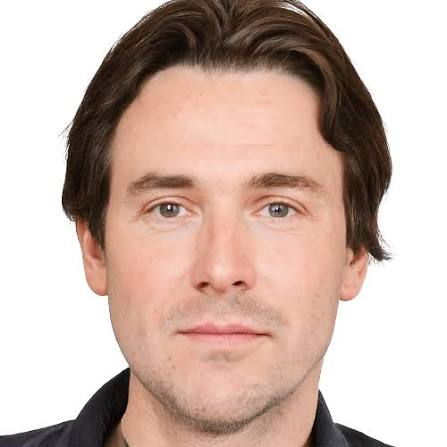
#> input picture samples/test_face_1.jpg, 447 x 447 px, given in place of the camera
$ python webcam_demo.py
#> lines starting #> are read from the running program, lines starting #| are printed output that depends on the picture; after the words box and inside, x2 and y2 are one past the last pixel; in counts of white or black regions, pixels touching at a corner belong together
### src/facial_image_warping/face_detection.py
"""Face localization and cropping utilities."""

from pathlib import Path
import ctypes

import cv2
import numpy as np


FACES_OUTPUT_DIR = Path("outputs/faces")


def _to_windows_short_path(path: Path) -> str:
    """Convert a path to its Windows short form for OpenCV file APIs.

    Some OpenCV file-loading paths on Windows still fail when Unicode
    characters are present. The short 8.3 path often avoids that issue.
    If conversion fails, the original path string is returned.
    """
    path_str = str(path)
    buffer_size = 4096
    buffer = ctypes.create_unicode_buffer(buffer_size)
    result = ctypes.windll.kernel32.GetShortPathNameW(path_str, buffer, buffer_size)
    if result == 0 or result > buffer_size:
        return path_str
    return buffer.value


def load_haar_cascade() -> cv2.CascadeClassifier:
    """Load the default OpenCV frontal-face Haar cascade classifier."""
    cascade_path = Path(cv2.data.haarcascades) / "haarcascade_frontalface_default.xml"
    classifier = cv2.CascadeClassifier(_to_windows_short_path(cascade_path))
    if classifier.empty():
        raise RuntimeError(f"Failed to load Haar Cascade from {cascade_path}")
    return classifier


def ensure_bgr_image(image: dict) -> dict:
    """Convert grayscale or RGB image payloads into BGR for face detection."""
    pixels = image["pixels"]
    color_space = image.get("color_space", "BGR")

    if color_space == "BGR":
        bgr_pixels = pixels
    elif color_space == "RGB":
        bgr_pixels = cv2.cvtColor(pixels, cv2.COLOR_RGB2BGR)
    elif color_space == "GRAYSCALE":
        gray_pixels = pixels
        if gray_pixels.dtype.kind == "f":
            gray_pixels = np.clip(gray_pixels * 255.0, 0, 255).astype(np.uint8)
        bgr_pixels = cv2.cvtColor(gray_pixels, cv2.COLOR_GRAY2BGR)
    else:
        raise ValueError(f"Unsupported color space for face detection: {color_space}")

    if bgr_pixels.dtype.kind == "f":
        bgr_pixels = np.clip(bgr_pixels * 255.0, 0, 255).astype(np.uint8)

    return {
        **image,
        "pixels": bgr_pixels,
        "shape": bgr_pixels.shape,
        "color_space": "BGR",
        "dtype": str(bgr_pixels.dtype),
    }


def convert_to_detection_grayscale(image: dict) -> np.ndarray:
    """Prepare an 8-bit grayscale matrix for Haar-based face detection."""
    bgr_image = ensure_bgr_image(image)
    return cv2.cvtColor(bgr_image["pixels"], cv2.COLOR_BGR2GRAY)


# [71 lines left out: functions select_largest_face, draw_face_bounding_box, crop_face_region, resize_face_crop, save_face_preview, not called in this run]


def detect_face_region(
    image: dict,
    scale_factor: float = 1.1,
    min_neighbors: int = 5,
    target_size: tuple[int, int] = (512, 512),
    save_outputs: bool = True,
) -> dict:
    """Detect, crop, and prepare analysis-ready variants of the primary face region.

    Parameters
    ----------
    image:
        Preprocessed or raw image payload.
    scale_factor:
        Pyramid scale factor used by Haar cascade detection.
    min_neighbors:
        Minimum neighbor count required to keep a detection.
    target_size:
        Output size for the analysis-ready normalized face crop.
    save_outputs:
        Whether to write face preview artifacts to ``outputs/faces``.

    Returns
    -------
    dict
        Original face crop, analysis-ready normalized crop, bounding box, preview
        paths, and detection metadata.
    """
    grayscale = convert_to_detection_grayscale(image)
    classifier = load_haar_cascade()
    detections = classifier.detectMultiScale(
        grayscale,
        scaleFactor=scale_factor,
        minNeighbors=min_neighbors,
    )

    if len(detections) == 0:
        raise ValueError(
            "No face detected in the provided image. Use a clear frontal face image with visible eyes, nose, and mouth."
        )

    bounding_box = select_largest_face(detections)
    boxed_preview = draw_face_bounding_box(image, bounding_box)
    cropped_face = crop_face_region(image, bounding_box)
    analysis_face = resize_face_crop(cropped_face, target_size=target_size)

    stem = Path(image.get("file_name", "image.png")).stem
    boxed_preview_path = FACES_OUTPUT_DIR / f"{stem}_detected_face.png"
    cropped_face_path = FACES_OUTPUT_DIR / f"{stem}_face_crop.png"

    if save_outputs:
        save_face_preview(boxed_preview, boxed_preview_path)
        save_face_preview(cropped_face, cropped_face_path)

    x, y, w, h = bounding_box
    return {
        "face_image": cropped_face,
        "analysis_face_image": analysis_face,
        "bounding_box": bounding_box,
        "face_coordinates": {
            "x": x,
            "y": y,
            "width": w,
            "height": h,
        },
        "confidence_score": None,
        "detector": "opencv_haar_cascade",
        "preview_path": str(boxed_preview_path),
        "cropped_face_path": str(cropped_face_path),
        "detection_count": int(len(detections)),
    }

### webcam_demo.py
"""OpenCV-based real-time webcam demo for facial transformations."""

from __future__ import annotations

import argparse
from pathlib import Path

import cv2
import numpy as np

from facial_image_warping.aging_filter import apply_aging_filter, apply_deaging_filter
from facial_image_warping.expression_transfer import apply_reference_expression_transfer
from facial_image_warping.face_detection import detect_face_region
from facial_image_warping.geometric_warping import apply_expression_warp
from facial_image_warping.input_module import load_image
from facial_image_warping.landmark_detection import detect_landmarks


EXPRESSION_TRANSFORMATIONS = {"smile_enhancement", "eyebrow_raising", "lip_widening", "face_slimming"}


def _frame_to_image_dict(frame: np.ndarray, file_name: str = "webcam_frame.png") -> dict:
    return {
        "file_name": file_name,
        "format": "png",
        "width": frame.shape[1],
        "height": frame.shape[0],
        "shape": frame.shape,
        "pixels": frame,
        "color_space": "BGR",
        "dtype": str(frame.dtype),
    }


def _resize_frame_for_preview(frame: np.ndarray, max_width: int) -> np.ndarray:
    height, width = frame.shape[:2]
    if width <= max_width:
        return frame
    scale = max_width / max(width, 1)
    return cv2.resize(
        frame,
        (int(round(width * scale)), int(round(height * scale))),
        interpolation=cv2.INTER_AREA,
    )


def _probe_camera_indices(max_devices: int = 8) -> list[int]:
    available: list[int] = []
    for index in range(max_devices):
        capture = cv2.VideoCapture(index, cv2.CAP_DSHOW)
        if capture.isOpened():
            ok, _ = capture.read()
            if ok:
                available.append(index)
        capture.release()
    return available


def _render_result(frame: np.ndarray, transformation: str, intensity: float, reference_landmarks: list[dict] | None) -> np.ndarray:
    face_result = detect_face_region(_frame_to_image_dict(frame), save_outputs=False)
    face_image = face_result["face_image"]

    if transformation in EXPRESSION_TRANSFORMATIONS:
        landmarks = detect_landmarks(face_image, show_full_mesh=False, selected_regions=["eyes", "lips", "nose"], save_outputs=False)
        transformed = apply_expression_warp(face_image, landmarks["landmarks"], transformation=transformation, intensity=intensity, save_outputs=False)
    elif transformation == "aging":
        transformed = apply_aging_filter(face_image, intensity=intensity)
    elif transformation == "de-aging":
        transformed = apply_deaging_filter(face_image, intensity=intensity)
    elif transformation == "reference_expression_transfer":
        if reference_landmarks is None:
            raise ValueError("Reference landmarks are required for reference expression transfer.")
        landmarks = detect_landmarks(face_image, show_full_mesh=False, selected_regions=["eyes", "lips", "nose"], save_outputs=False)
        transformed = apply_reference_expression_transfer(
            face_image,
            landmarks["landmarks"],
            reference_landmarks,
            blend_factor=intensity,
            save_outputs=False,
        )
    else:
        raise ValueError(f"Unsupported webcam transformation: {transformation}")

    original = face_image["pixels"]
    result = transformed["image"]["pixels"]
    canvas = cv2.hconcat([original, result])
    cv2.putText(canvas, f"{transformation} intensity={intensity:.2f}", (10, 24), cv2.FONT_HERSHEY_SIMPLEX, 0.65, (0, 255, 0), 2)
    return canvas


def main() -> None:
    parser = argparse.ArgumentParser(description="Real-time webcam facial transformation demo")
    parser.add_argument("--transformation", default="aging", choices=["aging", "de-aging", "smile_enhancement", "eyebrow_raising", "lip_widening", "face_slimming", "reference_expression_transfer"])
    parser.add_argument("--intensity", type=float, default=0.5)
    parser.add_argument("--reference-image", type=str, default=None)
    parser.add_argument("--device-index", type=int, default=0, help="Windows camera index. Use DroidCam's index here.")
    parser.add_argument("--probe-devices", action="store_true", help="List camera indices that OpenCV can open, then exit.")
    parser.add_argument("--raw-preview", action="store_true", help="Show raw camera frames only, without face processing.")
    parser.add_argument("--max-width", type=int, default=640, help="Downscale preview width for more stable local capture.")
    args = parser.parse_args()

    if args.probe_devices:
        available = _probe_camera_indices()
        print("Available camera indices:", ", ".join(str(index) for index in available) if available else "none")
        return

    reference_landmarks = None
    if args.transformation == "reference_expression_transfer" and not args.raw_preview:
        if not args.reference_image:
            raise ValueError("--reference-image is required for reference_expression_transfer mode.")
        reference_image = load_image(Path(args.reference_image))
        reference_face = detect_face_region(reference_image, save_outputs=False)
        reference_landmarks = detect_landmarks(reference_face["face_image"], show_full_mesh=False, selected_regions=["eyes", "lips", "nose"], save_outputs=False)["landmarks"]

    capture = cv2.VideoCapture(args.device_index, cv2.CAP_DSHOW)
    if not capture.isOpened():
        raise RuntimeError(f"Failed to open camera index {args.device_index}.")

    print(f"Press Q to quit the real-time webcam demo. Device index: {args.device_index}")
    try:
        while True:
            ok, frame = capture.read()
#> frame is the input picture: shape (447, 447, 3); mean B, G, R 171.1, 180.8, 203.8
            if not ok:
                break
            try:
                preview_frame = _resize_frame_for_preview(frame, max_width=max(160, args.max_width))
                if args.raw_preview:
                    rendered = preview_frame.copy()
                    cv2.putText(rendered, "Raw camera debug", (10, 24), cv2.FONT_HERSHEY_SIMPLEX, 0.65, (0, 255, 0), 2)
                else:
                    rendered = _render_result(preview_frame, args.transformation, args.intensity, reference_landmarks)
#> in ensure_bgr_image, `color_space = image.get("color_space", "BGR")`: color_space = 'BGR'
#> in convert_to_detection_grayscale, `bgr_image = ensure_bgr_image(image)`: bgr_image = 8 items
#> in convert_to_detection_grayscale, `return cv2.cvtColor(bgr_image["pixels"], cv2.COLOR_BGR2GRAY)`:
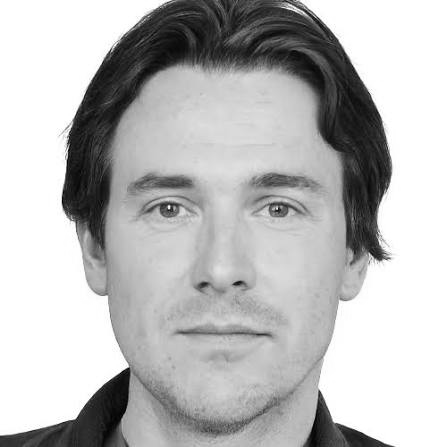
#> returned value: shape (447, 447); min 0, max 255, mean 186.6
                cv2.imshow("Facial Image Warping Webcam Demo", rendered)
            except Exception as exc:
                fallback = _resize_frame_for_preview(frame, max_width=max(160, args.max_width))
                cv2.putText(fallback, str(exc)[:90], (10, 30), cv2.FONT_HERSHEY_SIMPLEX, 0.55, (0, 0, 255), 2)
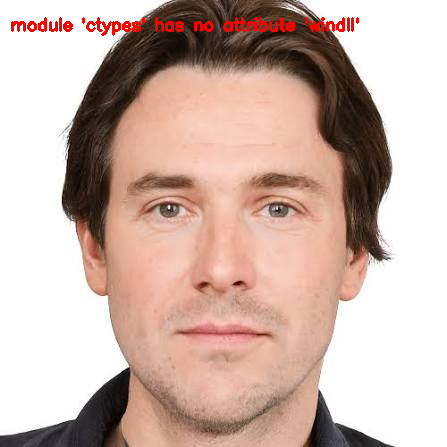
#> fallback: shape (447, 447, 3); 1.11% of pixels changed, all inside (x1, y1, x2, y2) = (11, 17, 359, 36)
                cv2.imshow("Facial Image Warping Webcam Demo", fallback)

            if cv2.waitKey(1) & 0xFF == ord("q"):
#> (key q is pressed here)
                break
    finally:
        capture.release()
        cv2.destroyAllWindows()


if __name__ == "__main__":
    main()

$ run again, on samples/test_face_3.jpg
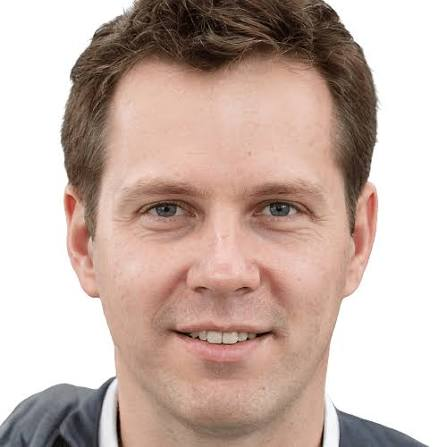
#> input picture samples/test_face_3.jpg, 447 x 447 px, given in place of the camera
#> in main, frame is the input picture: shape (447, 447, 3); mean B, G, R 170.4, 179.3, 200.4
#> color_space = 'BGR'
#> bgr_image = 8 items
#> in convert_to_detection_grayscale, `return cv2.cvtColor(bgr_image["pixels"], cv2.COLOR_BGR2GRAY)`:
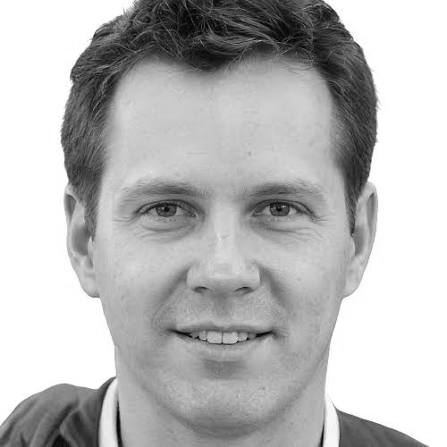
#> returned value: shape (447, 447); min 2, max 255, mean 184.6
#> in main, `cv2.putText(fallback, str(exc)[:90], (10, 30), cv2.FONT_HERSHEY_SIMPLE..`:
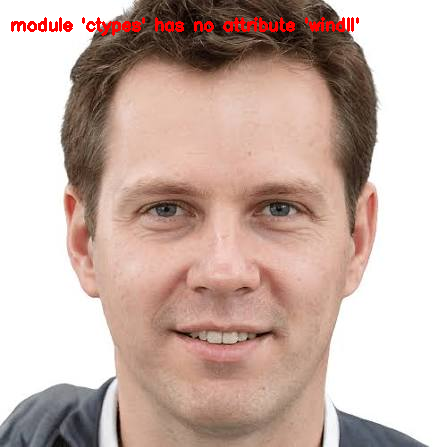
#> fallback: shape (447, 447, 3); 1.11% of pixels changed, all inside (x1, y1, x2, y2) = (11, 17, 359, 36)

$ run again, on samples/test_face_2.png
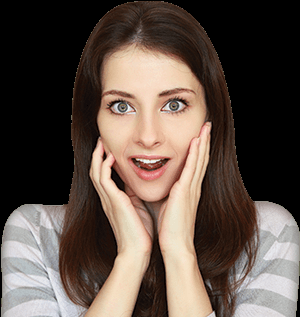
#> input picture samples/test_face_2.png, 300 x 317 px, given in place of the camera
#> in main, frame is the input picture: shape (317, 300, 3); mean B, G, R 72.1, 80.7, 94.8
#> color_space = 'BGR'
#> bgr_image = 8 items
#> in convert_to_detection_grayscale, `return cv2.cvtColor(bgr_image["pixels"], cv2.COLOR_BGR2GRAY)`:
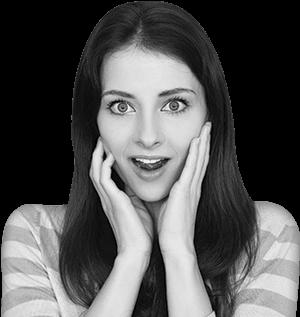
#> returned value: shape (317, 300); min 0, max 240, mean 83.9
#> in main, `cv2.putText(fallback, str(exc)[:90], (10, 30), cv2.FONT_HERSHEY_SIMPLE..`:
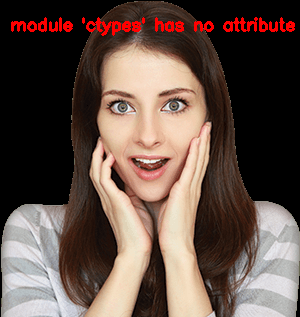
#> fallback: shape (317, 300, 3); 1.92% of pixels changed, all inside (x1, y1, x2, y2) = (11, 17, 295, 36)
